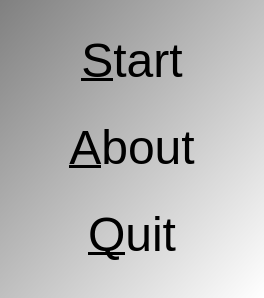
<?xml version="1.0" encoding="UTF-8"?>
<ui version="4.0">
 <class>QtVigenereCipherMenuDialog</class>
 <widget class="QDialog" name="QtVigenereCipherMenuDialog">
  <property name="geometry">
   <rect>
    <x>0</x>
    <y>0</y>
    <width>264</width>
    <height>298</height>
   </rect>
  </property>
  <property name="font">
   <font>
    <pointsize>20</pointsize>
   </font>
  </property>
  <property name="windowTitle">
   <string>VigenereCipher</string>
  </property>
  <property name="windowIcon">
   <iconset resource="ToolVigenereCipher.qrc">
    <normaloff>:/images/R.png</normaloff>:/images/R.png</iconset>
  </property>
  <property name="styleSheet">
   <string notr="true">QDialog { 
background-color: qlineargradient(x1: 0, y1: 0, x2: 1, y2: 1, stop: 0  #808080, stop: 1 #ffffff);
}
QPushButton { background-color: rgb(255, 255, 255);  }
QPushButton { color: rgb(0,0,0); }
QPushButton { font: 48px  }</string>
  </property>
  <layout class="QGridLayout" name="gridLayout">
   <item row="0" column="0">
    <widget class="QPushButton" name="button_start">
     <property name="text">
      <string>&amp;Start</string>
     </property>
     <property name="flat">
      <bool>true</bool>
     </property>
    </widget>
   </item>
   <item row="3" column="0">
    <widget class="QPushButton" name="button_quit">
     <property name="text">
      <string>&amp;Quit</string>
     </property>
     <property name="flat">
      <bool>true</bool>
     </property>
    </widget>
   </item>
   <item row="2" column="0">
    <widget class="QPushButton" name="button_about">
     <property name="text">
      <string>&amp;About</string>
     </property>
     <property name="flat">
      <bool>true</bool>
     </property>
    </widget>
   </item>
  </layout>
 </widget>
 <tabstops>
  <tabstop>button_start</tabstop>
  <tabstop>button_quit</tabstop>
 </tabstops>
 <resources>
  <include location="ToolVigenereCipher.qrc"/>
 </resources>
 <connections/>
</ui>
